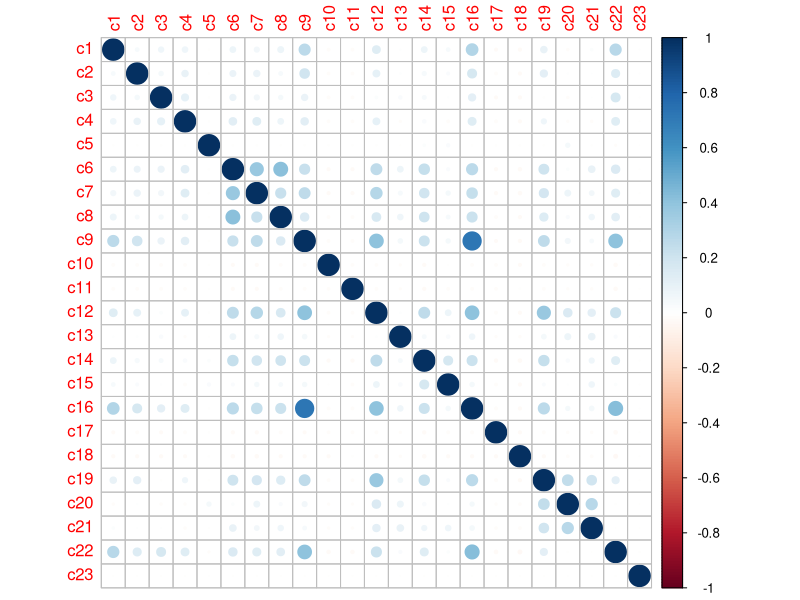
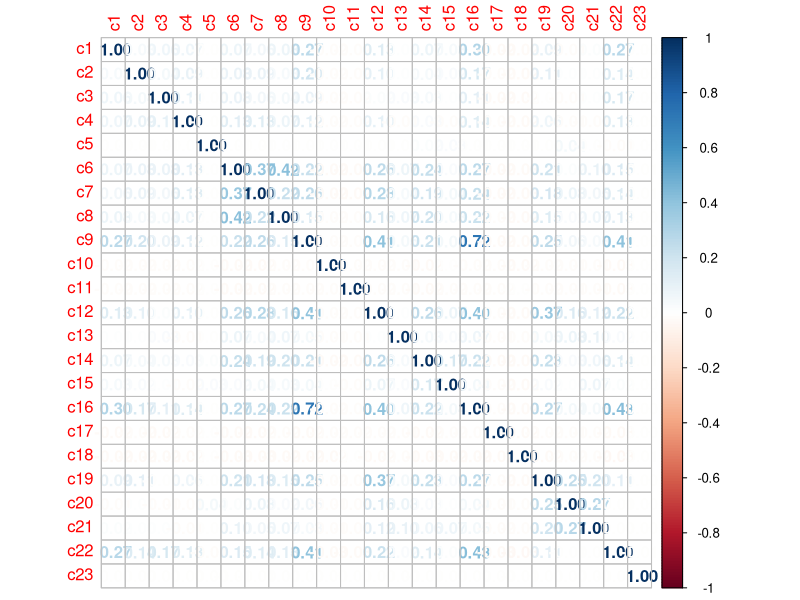
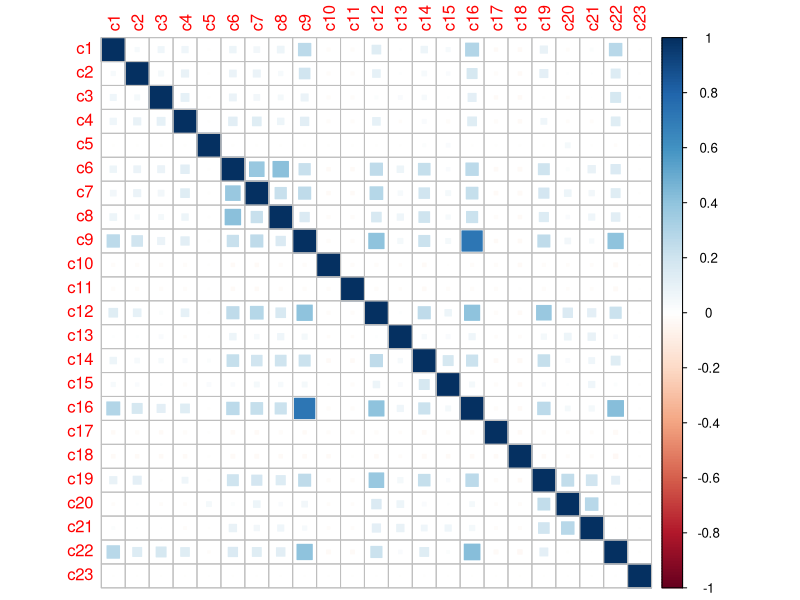
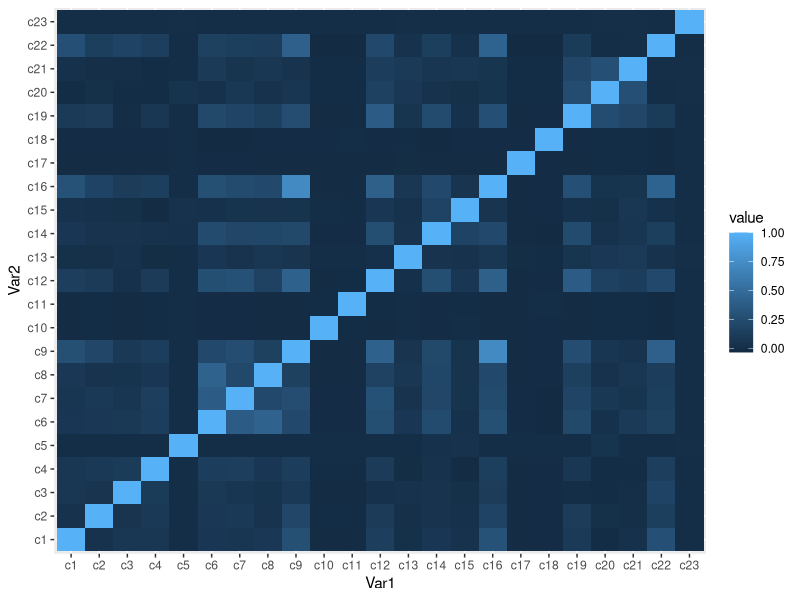

The R source for these figures, in order:
## ---- chunk 1
library(dplyr)
library(tidyr)

awards_df <- read.csv("Awards_File.csv",stringsAsFactors=F)
awards_modified <- awards_df[,c(1,3,4,6)]
head(awards_modified)
awards_modified <- awards_modified %>%
  group_by(movie_id,year,category_id) %>%
  summarise(won=max(won))
awards_re_modified <- spread((awards_modified),category_id,won)
head(awards_re_modified)
award_categories <- unique(data.frame(category_id=awards_df$category_id,category_name=awards_df$category_name))
rownames(award_categories) <- NULL
names(awards_re_modified) <- c("movie_id", "year",  "c1",  "c2",  "c3",  "c4",  "c5", "c6",  "c7",  "c8",  "c9", "c10", "c11", "c12",
                               "c13", "c14", "c15","c16", "c17", "c18", "c19", "c20", "c21", "c22", "c23")
## ---- chunk 2
awards_mod <- awards_re_modified #create new var to preserve original
awards_mod[is.na(awards_mod)] <- 0 #set NA = 0
## ---- chunk 3

library(corrplot)
W <- cor(awards_mod[3:25]) #correlate c1:c23
corrplot(W, method = "circle")
## ---- chunk 4
corrplot(W, method = "number")
## ---- chunk 5
corrplot(W, method = "square")
## ---- chunk 6
library(ggplot2)
library(reshape2)
qplot(x=Var1, y=Var2, data=melt(cor(awards_mod[3:25])), fill=value, geom="tile")
## ---- chunk 7
x <- awards_mod[3:25]
y <- awards_mod[3:25]
cor(x, y)
